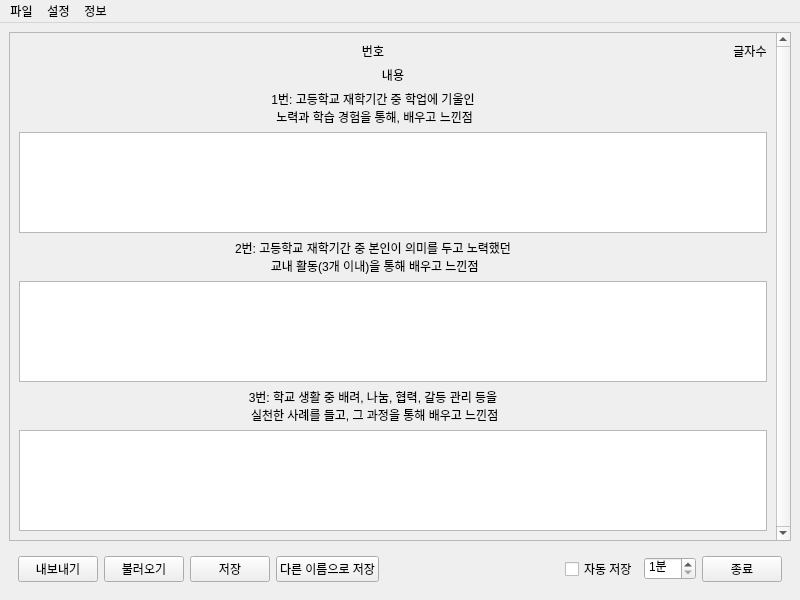
<?xml version="1.0" encoding="UTF-8"?>
<ui version="4.0">
 <class>write</class>
 <widget class="QMainWindow" name="write">
  <property name="geometry">
   <rect>
    <x>0</x>
    <y>0</y>
    <width>800</width>
    <height>600</height>
   </rect>
  </property>
  <property name="windowTitle">
   <string>MainWindow</string>
  </property>
  <widget class="QWidget" name="centralwidget">
   <layout class="QGridLayout" name="glCentral">
    <item row="0" column="0">
     <widget class="QScrollArea" name="scMain">
      <property name="verticalScrollBarPolicy">
       <enum>Qt::ScrollBarAlwaysOn</enum>
      </property>
      <property name="widgetResizable">
       <bool>true</bool>
      </property>
      <widget class="QWidget" name="scwMain">
       <property name="geometry">
        <rect>
         <x>0</x>
         <y>0</y>
         <width>755</width>
         <height>493</height>
        </rect>
       </property>
       <layout class="QGridLayout" name="glMain">
        <item row="6" column="0">
         <widget class="QLabel" name="lbNo3">
          <property name="sizePolicy">
           <sizepolicy hsizetype="Preferred" vsizetype="Fixed">
            <horstretch>0</horstretch>
            <verstretch>0</verstretch>
           </sizepolicy>
          </property>
          <property name="text">
           <string>3번: 학교 생활 중 배려, 나눔, 협력, 갈등 관리 등을
	실천한 사례를 들고, 그 과정을 통해 배우고 느낀점</string>
          </property>
          <property name="alignment">
           <set>Qt::AlignCenter</set>
          </property>
         </widget>
        </item>
        <item row="2" column="1">
         <widget class="QLabel" name="lbCount1">
          <property name="sizePolicy">
           <sizepolicy hsizetype="Fixed" vsizetype="Fixed">
            <horstretch>0</horstretch>
            <verstretch>0</verstretch>
           </sizepolicy>
          </property>
          <property name="text">
           <string/>
          </property>
          <property name="alignment">
           <set>Qt::AlignCenter</set>
          </property>
         </widget>
        </item>
        <item row="0" column="0">
         <widget class="QLabel" name="lbTitleNum">
          <property name="sizePolicy">
           <sizepolicy hsizetype="Preferred" vsizetype="Fixed">
            <horstretch>0</horstretch>
            <verstretch>0</verstretch>
           </sizepolicy>
          </property>
          <property name="text">
           <string>번호</string>
          </property>
          <property name="alignment">
           <set>Qt::AlignCenter</set>
          </property>
         </widget>
        </item>
        <item row="0" column="1">
         <widget class="QLabel" name="lbTitleCount">
          <property name="sizePolicy">
           <sizepolicy hsizetype="Preferred" vsizetype="Fixed">
            <horstretch>0</horstretch>
            <verstretch>0</verstretch>
           </sizepolicy>
          </property>
          <property name="text">
           <string>글자수</string>
          </property>
          <property name="alignment">
           <set>Qt::AlignCenter</set>
          </property>
         </widget>
        </item>
        <item row="4" column="0">
         <widget class="QLabel" name="lbNo2">
          <property name="sizePolicy">
           <sizepolicy hsizetype="Preferred" vsizetype="Fixed">
            <horstretch>0</horstretch>
            <verstretch>0</verstretch>
           </sizepolicy>
          </property>
          <property name="text">
           <string>2번: 고등학교 재학기간 중 본인이 의미를 두고 노력했던
	교내 활동(3개 이내)을 통해 배우고 느낀점</string>
          </property>
          <property name="alignment">
           <set>Qt::AlignCenter</set>
          </property>
         </widget>
        </item>
        <item row="2" column="0">
         <widget class="QLabel" name="lbNo1">
          <property name="sizePolicy">
           <sizepolicy hsizetype="Preferred" vsizetype="Fixed">
            <horstretch>0</horstretch>
            <verstretch>0</verstretch>
           </sizepolicy>
          </property>
          <property name="text">
           <string>1번: 고등학교 재학기간 중 학업에 기울인
	노력과 학습 경험을 통해, 배우고 느낀점</string>
          </property>
          <property name="alignment">
           <set>Qt::AlignCenter</set>
          </property>
         </widget>
        </item>
        <item row="4" column="1">
         <widget class="QLabel" name="lbCount2">
          <property name="sizePolicy">
           <sizepolicy hsizetype="Fixed" vsizetype="Fixed">
            <horstretch>0</horstretch>
            <verstretch>0</verstretch>
           </sizepolicy>
          </property>
          <property name="text">
           <string/>
          </property>
          <property name="alignment">
           <set>Qt::AlignCenter</set>
          </property>
         </widget>
        </item>
        <item row="6" column="1">
         <widget class="QLabel" name="lbCount3">
          <property name="sizePolicy">
           <sizepolicy hsizetype="Fixed" vsizetype="Fixed">
            <horstretch>0</horstretch>
            <verstretch>0</verstretch>
           </sizepolicy>
          </property>
          <property name="text">
           <string/>
          </property>
          <property name="alignment">
           <set>Qt::AlignCenter</set>
          </property>
         </widget>
        </item>
        <item row="5" column="0" colspan="2">
         <widget class="QPlainTextEdit" name="pteNo2">
          <property name="sizePolicy">
           <sizepolicy hsizetype="Expanding" vsizetype="Ignored">
            <horstretch>0</horstretch>
            <verstretch>0</verstretch>
           </sizepolicy>
          </property>
         </widget>
        </item>
        <item row="3" column="0" colspan="2">
         <widget class="QPlainTextEdit" name="pteNo1">
          <property name="sizePolicy">
           <sizepolicy hsizetype="Expanding" vsizetype="Ignored">
            <horstretch>0</horstretch>
            <verstretch>0</verstretch>
           </sizepolicy>
          </property>
         </widget>
        </item>
        <item row="7" column="0" colspan="2">
         <widget class="QPlainTextEdit" name="pteNo3">
          <property name="sizePolicy">
           <sizepolicy hsizetype="Expanding" vsizetype="Ignored">
            <horstretch>0</horstretch>
            <verstretch>0</verstretch>
           </sizepolicy>
          </property>
         </widget>
        </item>
        <item row="1" column="0" colspan="2">
         <widget class="QLabel" name="lbTitleContent">
          <property name="sizePolicy">
           <sizepolicy hsizetype="Preferred" vsizetype="Fixed">
            <horstretch>0</horstretch>
            <verstretch>0</verstretch>
           </sizepolicy>
          </property>
          <property name="text">
           <string>내용</string>
          </property>
          <property name="alignment">
           <set>Qt::AlignCenter</set>
          </property>
         </widget>
        </item>
       </layout>
      </widget>
     </widget>
    </item>
    <item row="1" column="0">
     <widget class="QWidget" name="widMenu" native="true">
      <layout class="QGridLayout" name="glMenu">
       <item row="0" column="3">
        <widget class="QPushButton" name="btnSaveAs">
         <property name="sizePolicy">
          <sizepolicy hsizetype="Fixed" vsizetype="Fixed">
           <horstretch>0</horstretch>
           <verstretch>0</verstretch>
          </sizepolicy>
         </property>
         <property name="text">
          <string>다른 이름으로 저장</string>
         </property>
        </widget>
       </item>
       <item row="0" column="2">
        <widget class="QPushButton" name="btnSave">
         <property name="sizePolicy">
          <sizepolicy hsizetype="Fixed" vsizetype="Fixed">
           <horstretch>0</horstretch>
           <verstretch>0</verstretch>
          </sizepolicy>
         </property>
         <property name="text">
          <string>저장</string>
         </property>
        </widget>
       </item>
       <item row="0" column="6">
        <widget class="QSpinBox" name="spTime">
         <property name="sizePolicy">
          <sizepolicy hsizetype="Fixed" vsizetype="Fixed">
           <horstretch>0</horstretch>
           <verstretch>0</verstretch>
          </sizepolicy>
         </property>
         <property name="suffix">
          <string>분</string>
         </property>
         <property name="minimum">
          <number>1</number>
         </property>
         <property name="maximum">
          <number>60</number>
         </property>
        </widget>
       </item>
       <item row="0" column="7">
        <widget class="QPushButton" name="btnExit">
         <property name="sizePolicy">
          <sizepolicy hsizetype="Fixed" vsizetype="Fixed">
           <horstretch>0</horstretch>
           <verstretch>0</verstretch>
          </sizepolicy>
         </property>
         <property name="text">
          <string>종료</string>
         </property>
        </widget>
       </item>
       <item row="0" column="1">
        <widget class="QPushButton" name="btnLoad">
         <property name="sizePolicy">
          <sizepolicy hsizetype="Fixed" vsizetype="Fixed">
           <horstretch>0</horstretch>
           <verstretch>0</verstretch>
          </sizepolicy>
         </property>
         <property name="text">
          <string>불러오기</string>
         </property>
        </widget>
       </item>
       <item row="0" column="0">
        <widget class="QPushButton" name="btnExport">
         <property name="sizePolicy">
          <sizepolicy hsizetype="Fixed" vsizetype="Fixed">
           <horstretch>0</horstretch>
           <verstretch>0</verstretch>
          </sizepolicy>
         </property>
         <property name="text">
          <string>내보내기</string>
         </property>
        </widget>
       </item>
       <item row="0" column="5">
        <widget class="QCheckBox" name="chkAutoSave">
         <property name="sizePolicy">
          <sizepolicy hsizetype="Fixed" vsizetype="Fixed">
           <horstretch>0</horstretch>
           <verstretch>0</verstretch>
          </sizepolicy>
         </property>
         <property name="text">
          <string>자동 저장</string>
         </property>
        </widget>
       </item>
       <item row="0" column="4">
        <spacer name="horizontalSpacer">
         <property name="orientation">
          <enum>Qt::Horizontal</enum>
         </property>
         <property name="sizeType">
          <enum>QSizePolicy::Expanding</enum>
         </property>
         <property name="sizeHint" stdset="0">
          <size>
           <width>40</width>
           <height>20</height>
          </size>
         </property>
        </spacer>
       </item>
      </layout>
     </widget>
    </item>
   </layout>
  </widget>
  <widget class="QMenuBar" name="menubar">
   <property name="geometry">
    <rect>
     <x>0</x>
     <y>0</y>
     <width>800</width>
     <height>26</height>
    </rect>
   </property>
   <widget class="QMenu" name="save">
    <property name="title">
     <string>파일</string>
    </property>
    <addaction name="acLoad"/>
    <addaction name="acSave"/>
    <addaction name="separator"/>
    <addaction name="acSaveAs"/>
    <addaction name="acExport"/>
    <addaction name="separator"/>
    <addaction name="acExit"/>
   </widget>
   <widget class="QMenu" name="config">
    <property name="title">
     <string>설정</string>
    </property>
    <widget class="QMenu" name="subAutoSave">
     <property name="title">
      <string>자동 저장</string>
     </property>
     <addaction name="acActive"/>
    </widget>
    <addaction name="subAutoSave"/>
   </widget>
   <widget class="QMenu" name="info">
    <property name="title">
     <string>정보</string>
    </property>
    <addaction name="acInfo"/>
   </widget>
   <addaction name="save"/>
   <addaction name="config"/>
   <addaction name="info"/>
  </widget>
  <action name="acLoad">
   <property name="text">
    <string>불러오기</string>
   </property>
  </action>
  <action name="acSave">
   <property name="text">
    <string>저장</string>
   </property>
  </action>
  <action name="acSaveAs">
   <property name="text">
    <string>다른 이름으로 저장</string>
   </property>
  </action>
  <action name="acExport">
   <property name="text">
    <string>내보내기</string>
   </property>
  </action>
  <action name="acExit">
   <property name="text">
    <string>종료</string>
   </property>
  </action>
  <action name="acActive">
   <property name="checkable">
    <bool>true</bool>
   </property>
   <property name="text">
    <string>시간</string>
   </property>
  </action>
  <action name="acInfo">
   <property name="text">
    <string>정보</string>
   </property>
  </action>
 </widget>
 <resources/>
 <connections/>
</ui>
